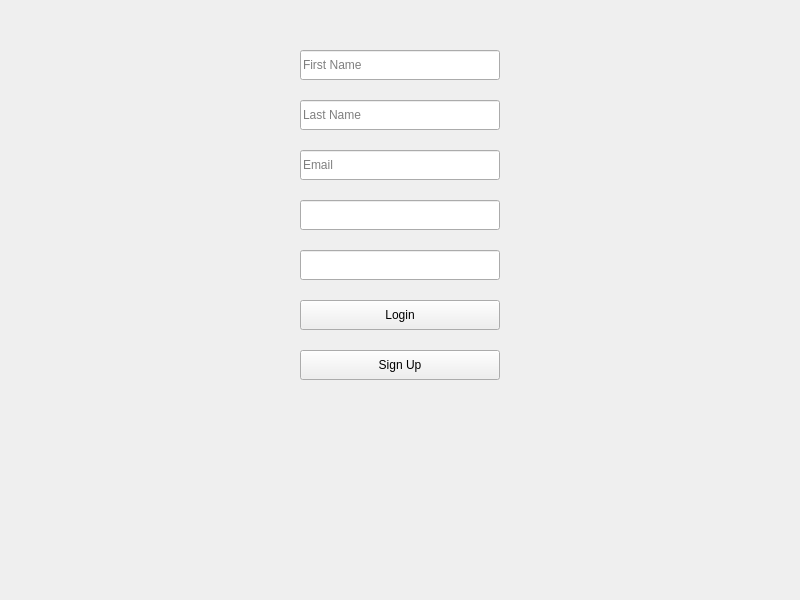
<?xml version="1.0" encoding="UTF-8"?>
<ui version="4.0">
 <class>LoginScreen</class>
 <widget class="QWidget" name="LoginScreen">
  <property name="geometry">
   <rect>
    <x>0</x>
    <y>0</y>
    <width>800</width>
    <height>600</height>
   </rect>
  </property>
  <property name="windowTitle">
   <string>Login Screen</string>
  </property>
  <widget class="QLabel" name="backgroundLabel">
   <property name="geometry">
    <rect>
     <x>0</x>
     <y>0</y>
     <width>800</width>
     <height>600</height>
    </rect>
   </property>
   <property name="scaledContents">
    <bool>true</bool>
   </property>
  </widget>
  <widget class="QLineEdit" name="usernameLineEdit">
   <property name="geometry">
    <rect>
     <x>300</x>
     <y>200</y>
     <width>200</width>
     <height>30</height>
    </rect>
   </property>
  </widget>
  <widget class="QLineEdit" name="passwordLineEdit">
   <property name="geometry">
    <rect>
     <x>300</x>
     <y>250</y>
     <width>200</width>
     <height>30</height>
    </rect>
   </property>
   <property name="echoMode">
    <enum>QLineEdit::Password</enum>
   </property>
  </widget>
  <widget class="QPushButton" name="loginButton">
   <property name="geometry">
    <rect>
     <x>300</x>
     <y>300</y>
     <width>200</width>
     <height>30</height>
    </rect>
   </property>
   <property name="text">
    <string>Login</string>
   </property>
  </widget>
  <widget class="QPushButton" name="signupButton">
   <property name="geometry">
    <rect>
     <x>300</x>
     <y>350</y>
     <width>200</width>
     <height>30</height>
    </rect>
   </property>
   <property name="text">
    <string>Sign Up</string>
   </property>
  </widget>
  <widget class="QLineEdit" name="firstNameLineEdit">
   <property name="geometry">
    <rect>
     <x>300</x>
     <y>50</y>
     <width>200</width>
     <height>30</height>
    </rect>
   </property>
   <property name="placeholderText">
    <string>First Name</string>
   </property>
  </widget>
  <widget class="QLineEdit" name="lastNameLineEdit">
   <property name="geometry">
    <rect>
     <x>300</x>
     <y>100</y>
     <width>200</width>
     <height>30</height>
    </rect>
   </property>
   <property name="placeholderText">
    <string>Last Name</string>
   </property>
  </widget>
  <widget class="QLineEdit" name="emailLineEdit">
   <property name="geometry">
    <rect>
     <x>300</x>
     <y>150</y>
     <width>200</width>
     <height>30</height>
    </rect>
   </property>
   <property name="placeholderText">
    <string>Email</string>
   </property>
  </widget>
 </widget>
 <resources/>
 <connections/>
</ui>
